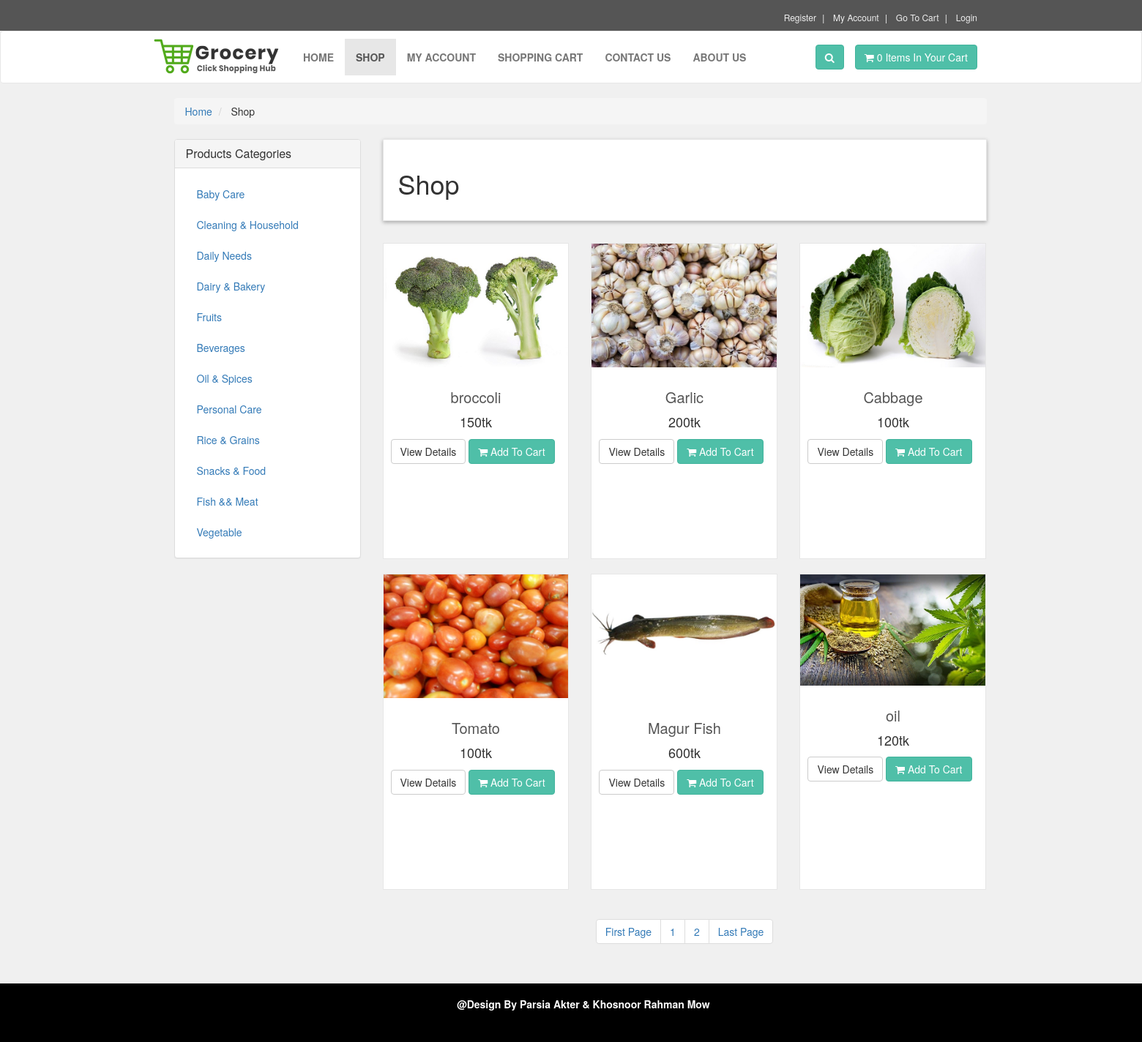
The page /shop.php on the database its author committed.
### tables this page shows
CREATE TABLE `product_categories` (
  `p_cat_id` int(10) NOT NULL,
  `p_cat_title` text NOT NULL,
  `p_cat_desc` text NOT NULL
);

CREATE TABLE `products` (
  `product_id` int(10) NOT NULL,
  `p_cat_id` int(10) NOT NULL,
  `date` timestamp NOT NULL DEFAULT current_timestamp() ON UPDATE current_timestamp(),
  `product_title` text NOT NULL,
  `product_img1` text NOT NULL,
  `product_img2` text NOT NULL,
  `product_img3` text NOT NULL,
  `product_price` int(10) NOT NULL,
  `product_keywords` text NOT NULL,
  `product_desc` text NOT NULL
);

### shop.php (the view, shortened to what this page needs)
<?php
    include("includes/header.php");
?>
   <div id="content">
       <div class="container">
           <div class="col-md-12">
               <ul class="breadcrumb">
                   <li>
                       <a href="index.php">Home</a>
                   </li>
                   <li>
                       Shop
                   </li>
               </ul>
           </div>
           <div class="col-md-3">
   <?php
    include("includes/sidebar.php");
    ?>
           </div>
           <div class="col-md-9">
             <?php
                if(!isset($_GET['p_cat'])){
                    if(!isset($_GET['cat'])){
                      echo "
                       <div class='box'>
                           <h1>Shop</h1>
                           <p>
                           </p>
                       </div>
                       ";
                    }
                   }
               ?>
               <div class="row">
                   <?php
                        if(!isset($_GET['p_cat'])){
                         if(!isset($_GET['cat'])){
                            $per_page=6;
                            if(isset($_GET['page'])){
                                $page = $_GET['page'];
                            }else{
                                $page=1;
                            }
                            $start_from = ($page-1) * $per_page;
                            $get_products = "select * from products order by 1 DESC LIMIT $start_from,$per_page";
                            $run_products = mysqli_query($con,$get_products);
                            while($row_products=mysqli_fetch_array($run_products)){
                                $pro_id = $row_products['product_id'];
                                $pro_title = $row_products['product_title'];
                                $pro_price = $row_products['product_price'];
                                $pro_img1 = $row_products['product_img1'];
                                echo "
                                    <div class='col-md-4 col-sm-6 center-responsive' style='height:432px; margin-bottom:20px;'>
                                        <div class='product' style='height:432px; margin-bottom:20px;'>
                                            <a href='details.php?pro_id=$pro_id'>
                                                <img class='img-responsive' src='admin_area/product_images/$pro_img1'>
                                            </a>
                                            <div class='text'>
                                                <h3>
                                                    <a href='details.php?pro_id=$pro_id'> $pro_title </a>
                                                </h3>
                                                <p class='price'>
                                                    $pro_price<span>tk</span>
                                                </p>
                                                <p class='buttons'>
                                                    <a class='btn btn-default' href='details.php?pro_id=$pro_id'>
                                                        View Details
                                                    </a>
                                                    <a class='btn btn-primary' href='details.php?pro_id=$pro_id'>
                                                        <i class='fa fa-shopping-cart'></i> Add To Cart
                                                    </a>
                                                </p>
                                            </div>
                                        </div>
                                    </div>
                                ";
                        }
                   ?>
               </div>
               <center>
                   <ul class="pagination">
					 <?php
                    $query = "select * from products";
                    $result = mysqli_query($con,$query);
                    $total_records = mysqli_num_rows($result);
                    $total_pages = ceil($total_records / $per_page);
                        echo "
                            <li>
                                <a href='shop.php?page=1'> ".'First Page'." </a>
                            </li>
                        ";
                        for($i=1; $i<=$total_pages; $i++){
                              echo "
                            <li>
                                <a href='shop.php?page=".$i."'> ".$i." </a>
                            </li>
                        ";
                        };
                        echo "
                            <li>
                                <a href='shop.php?page=$total_pages'> ".'Last Page'." </a>
                            </li>
                        ";
					    	}
						}
					 ?>
                   </ul>
               </center>
           </div>
       </div>
   </div>
   <?php
    include("includes/footer.php");
    ?>
</body>
</html>

### functions/functions.php (shortened to what this page needs)
<?php
$db = mysqli_connect("localhost","root","","170204011");
function getRealIpUser(){
    switch(true){
            default : return $_SERVER['REMOTE_ADDR'];
    }
}
function getPCats(){
    global $db;
    $get_p_cats = "select * from product_categories";
    $run_p_cats = mysqli_query($db,$get_p_cats);
    while($row_p_cats=mysqli_fetch_array($run_p_cats)){
        $p_cat_id = $row_p_cats['p_cat_id'];
        $p_cat_title = $row_p_cats['p_cat_title'];
        echo "
            <li>
                <a href='shop.php?p_cat=$p_cat_id'> $p_cat_title </a>
            </li>
        ";
    }
}
function items(){
    global $db;
    $ip_add = getRealIpUser();
    $get_items = "select * from cart where ip_add='$ip_add'";
    $run_items = mysqli_query($db,$get_items);
    $count_items = mysqli_num_rows($run_items);
    echo $count_items;
}
?>

### styles/sty.css (style rules this page uses)
body { font-size: 14px; line-height: 1.42857143; color: #333333; background: #f0f0f0; overflow-x: hidden; }
.btn-primary { color: rgb(255, 255, 255); background: rgb(79, 191, 168); border-color: rgb(65, 179, 156); }
.box { background: #ffffff; margin: 0 0 30px; border: solid 1px #e6e6e6; box-sizing: border-box; padding: 20px; box-shadow: 0px 2px 5px rgba(0, 0, 0, .3); }
#content { padding-left: 25px; }
#content .product { background: #ffffff; border: solid 1px #e6e6e6; margin-bottom: 30px; box-sizing: border-box; }
#content .product .text { padding: 10px 10px 0px; }
#content .product .text p.price { font-size: 18px; text-align: center; font-weight: 400; }
#content .product .text h3 { text-align: center; font-size: 20px; }
#content .product .text h3 a { color: rgb(85, 85, 85); }

### rows shown on the page
product_categories: p_cat_title "Baby Care"
product_categories: p_cat_title "Cleaning & Household"
product_categories: p_cat_title "Daily Needs"
product_categories: p_cat_title "Dairy & Bakery"
product_categories: p_cat_title "Fruits"
product_categories: p_cat_title "Beverages"
product_categories: p_cat_title "Oil & Spices"
product_categories: p_cat_title "Personal Care"
product_categories: p_cat_title "Rice & Grains"
product_categories: p_cat_title "Snacks & Food"
product_categories: p_cat_title "Fish && Meat"
product_categories: p_cat_title "Vegetable"
products: product_img1 (picture), product_title "broccoli", product_price "150"
products: product_img1 (picture), product_title "Garlic", product_price "200"
products: product_img1 (picture), product_title "Cabbage", product_price "100"
products: product_img1 (picture), product_title "Tomato", product_price "100"
products: product_img1 (picture), product_title "Magur Fish", product_price "600"
products: product_img1 (picture), product_title "oil", product_price "120"

### other values the page prints
$count_items "0"
